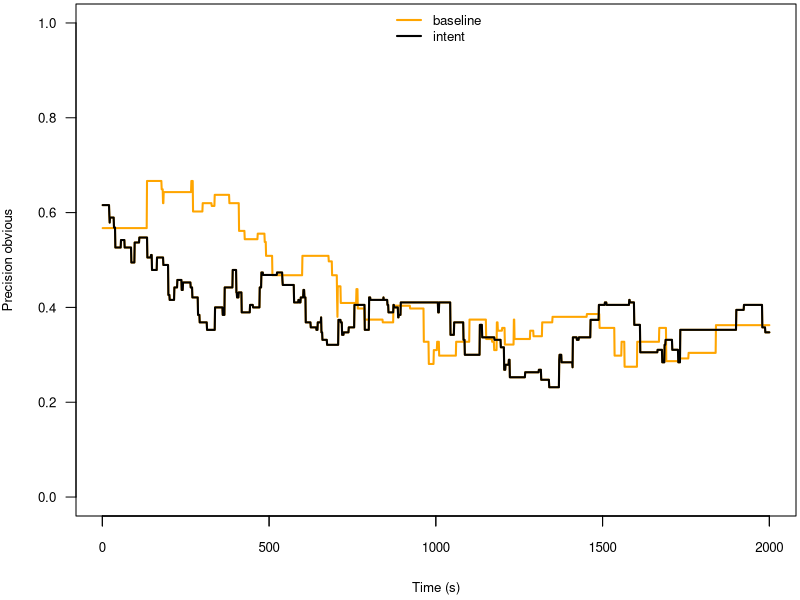
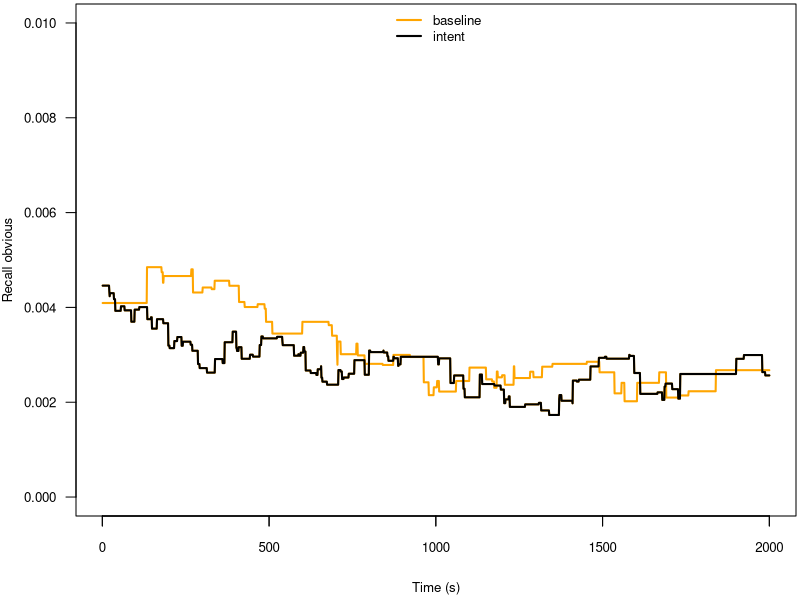
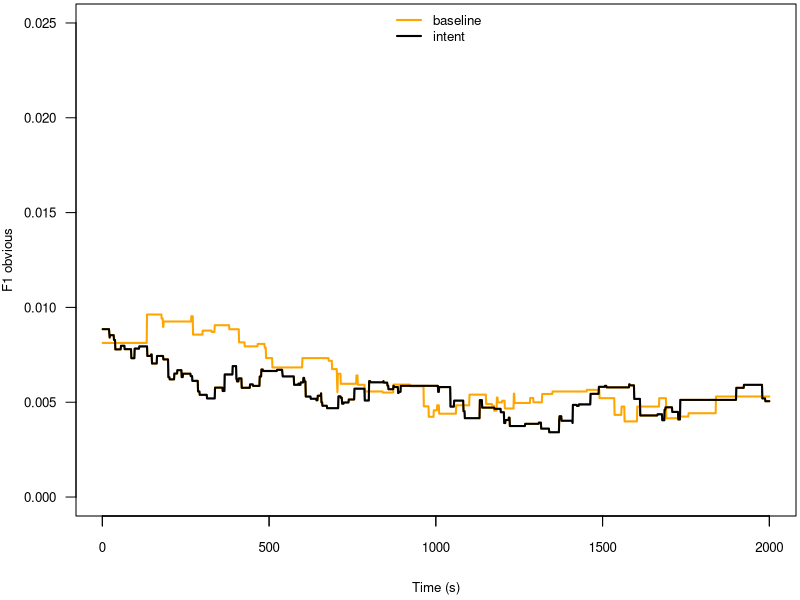

Write R code to recreate these figures, in order.
#TASK: precision of obvious
precision_obvious_baseline <- read.table("./obvious_precision_baseline_noncumulative_20.dat", header=FALSE, sep=";")
precision_obvious_baseline <-t(precision_obvious_baseline)
#precision_obvious_baseline
nrow(precision_obvious_baseline)
ncol(precision_obvious_baseline)
#ColBL <- colMeans(precision_obvious_baseline [,])
ColBL <- precision_obvious_baseline[nrow(precision_obvious_baseline),]
ColBL
NROW(ColBL)
NCOL(ColBL)

precision_obvious_stash <- read.table("./obvious_precision_stash_noncumulative_20.dat", header=FALSE, sep=";")
precision_obvious_stash <-t(precision_obvious_stash)
#precision_obvious_stash
nrow(precision_obvious_stash)
ncol(precision_obvious_stash)
ColIN <- precision_obvious_stash[nrow(precision_obvious_stash),]
NROW(ColIN)
NCOL(ColIN)
ColIN

mean(ColIN)
mean(ColBL)

wilcox.test(ColIN, ColBL, paired=FALSE) 

#PLOT DATA
NROW(precision_obvious_baseline)
NCOL(precision_obvious_baseline)
  

precision_relevant<- data.frame(rowMeans(precision_obvious_baseline [,]),rowMeans(precision_obvious_stash [,]))
nrow(precision_relevant)
ncol(precision_relevant)
names(precision_relevant) <- c("baseline","intent")
#print(precision_relevant)

#PLOT
plot_colors <- c( "orange", "black")
par(mar=c(4.2, 3.8, 0.2, 0.2))
plot(precision_relevant$intent, type="l", col=plot_colors[1], 
     ylim=c(0, 1), axes=F, ann=T, xlab="Time (s)",
     ylab="Precision obvious", cex.lab=0.8, lwd=2)
# ylim=range(precision_relevant)
# Make x axis tick marks without labels
axis(1, lab=F, cex.axis=0.8)
# Plot x axis with smaller horizontal labels 
axis(1, las=1, cex.axis=0.8)
# Plot y axis with smaller horizontal labels 
axis(2, las=1, cex.axis=0.8)
# Create box around plot
box()
# Graph suvs with thicker green dotted line
lines(precision_relevant$baseline, type="l", lty=1, lwd=2, 
      col=plot_colors[1])
lines(precision_relevant$intent, type="l", lty=1, lwd=2, 
      col=plot_colors[2])

# Create a legend in the top-left corner that is slightly  
# smaller and has no border
legend("top", names(precision_relevant), cex=0.8, col=plot_colors, 
       lty=1:1, lwd=2, bty="n");

# Turn off device driver (to flush output to PDF)
#dev.off()

# Restore default margins
par(mar=c(5, 4, 4, 2) + 0.1)

#TASK: recall of obvious

recall_obvious_baseline <- read.table("./obvious_recall_baseline_noncumulative_20.dat", header=FALSE, sep=";")
recall_obvious_baseline <-t(recall_obvious_baseline)
#precision_obvious_baseline
nrow(recall_obvious_baseline)
ncol(recall_obvious_baseline)
ColBL <-  recall_obvious_baseline[nrow(recall_obvious_baseline),]
ColBL

recall_obvious_stash <- read.table("./obvious_recall_stash_noncumulative_20.dat", header=FALSE, sep=";")
recall_obvious_stash <-t(recall_obvious_stash)
#precision_obvious_baseline
nrow(recall_obvious_stash)
ncol(recall_obvious_stash)
ColIN <-  recall_obvious_stash[nrow(recall_obvious_stash),]
ColIN

wilcox.test(ColIN, ColBL, paired=FALSE) 

#PLOT DATA
NROW(recall_obvious_baseline)
NCOL(recall_obvious_baseline)
mean(ColIN)
mean(ColBL)
#mean(rowMeans(recall_obvious_baseline [,]))

#mean(rowMeans(recall_obvious_stash [,]))


recall_relevant<- data.frame(rowMeans(recall_obvious_baseline [,]),rowMeans(recall_obvious_stash [,]))
nrow(recall_relevant)
ncol(recall_relevant)
names(recall_relevant) <- c("baseline","intent")
#print(precision_relevant)
summary(recall_relevant)

#PLOT
plot_colors <- c( "orange", "black")
par(mar=c(4.2, 3.8, 0.2, 0.2))
plot(recall_relevant$intent, type="l", col=plot_colors[1], 
     ylim=c(0, 0.01), axes=F, ann=T, xlab="Time (s)",
     ylab="Recall obvious", cex.lab=0.8, lwd=2)

# Make x axis tick marks without labels
axis(1, lab=F, cex.axis=0.8)
# Plot x axis with smaller horizontal labels 
axis(1, las=1, cex.axis=0.8)
# Plot y axis with smaller horizontal labels 
axis(2, las=1, cex.axis=0.8)
# Create box around plot
box()
# Graph suvs with thicker green dotted line

lines(recall_relevant$baseline, type="l", lty=1, lwd=2, 
      col=plot_colors[1])
lines(recall_relevant$intent, type="l", lty=1, lwd=2, 
      col=plot_colors[2])
# Create a legend in the top-left corner that is slightly  
# smaller and has no border
legend("top", names(recall_relevant), cex=0.8, col=plot_colors, 
       lty=1:1, lwd=2, bty="n");

# Turn off device driver (to flush output to PDF)
#dev.off()

# Restore default margins
par(mar=c(5, 4, 4, 2) + 0.1)

#TASK F1 of obvious

f1_obvious_baseline <- read.table("./obvious_f1_baseline_noncumulative_20.dat", header=FALSE, sep=";")
f1_obvious_baseline <-t(f1_obvious_baseline)
#precision_obvious_baseline
nrow(f1_obvious_baseline)
ncol(f1_obvious_baseline)

ColBL <- f1_obvious_baseline[nrow(f1_obvious_baseline),]
ColBL

f1_obvious_stash <- read.table("./obvious_f1_stash_noncumulative_20.dat", header=FALSE, sep=";")
f1_obvious_stash <-t(f1_obvious_stash)
#precision_obvious_baseline
nrow(f1_obvious_stash)
ncol(f1_obvious_stash)
ColIN <- f1_obvious_stash[nrow(f1_obvious_stash),]
ColIN

wilcox.test(ColIN, ColBL, paired=FALSE) 

#PLOT DATA
NROW(f1_obvious_baseline)
NCOL(f1_obvious_baseline)


f1_relevant<- data.frame(rowMeans(f1_obvious_baseline [,]),rowMeans(f1_obvious_stash [,]))
nrow(f1_relevant)
ncol(f1_relevant)
names(f1_relevant) <- c("baseline","intent")
#print(precision_relevant)

#PLOT
plot_colors <- c( "orange", "black")
par(mar=c(4.2, 3.8, 0.2, 0.2))
plot(f1_relevant$intent, type="l", col=plot_colors[1], 
     ylim=c(0, 0.025), axes=F, ann=T, xlab="Time (s)",
     ylab="F1 obvious", cex.lab=0.8, lwd=2)

# Make x axis tick marks without labels
axis(1, lab=F, cex.axis=0.8)
# Plot x axis with smaller horizontal labels 
axis(1, las=1, cex.axis=0.8)
# Plot y axis with smaller horizontal labels 
axis(2, las=1, cex.axis=0.8)
# Create box around plot
box()
# Graph suvs with thicker green dotted line

lines(f1_relevant$baseline, type="l", lty=1, lwd=2, 
      col=plot_colors[1])
lines(f1_relevant$intent, type="l", lty=1, lwd=2, 
      col=plot_colors[2])
# Create a legend in the top-left corner that is slightly  
# smaller and has no border
legend("top", names(f1_relevant), cex=0.8, col=plot_colors, 
       lty=1:1, lwd=2, bty="n");

# Turn off device driver (to flush output to PDF)
#dev.off()

# Restore default margins
par(mar=c(5, 4, 4, 2) + 0.1)